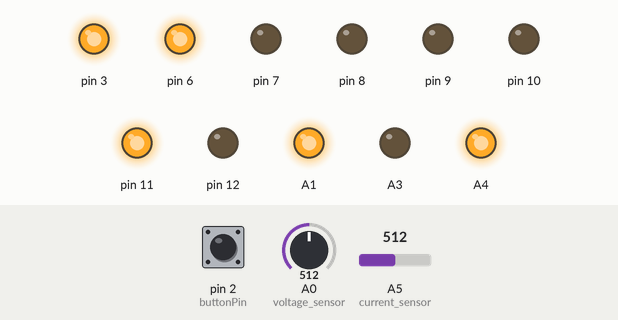
Recording of a sketch running on a simulated Arduino Uno, built with avr-gcc and run on an emulated ATmega328P. Shown: output pins drawn as LEDs (lit = HIGH). Inputs (shaded band) come from the test bench; at power-on: pin 2 (buttonPin) HIGH, A5 (current_sensor) = 512, A0 (voltage_sensor) = 512. Pins used as bus, display or sensor lines are not drawn; what the sketch prints to the serial monitor is not drawn.

Above: at 1.2 s.
1.3 s: pin 2 (buttonPin) pulled LOW for 1 s
At 3.4 s:
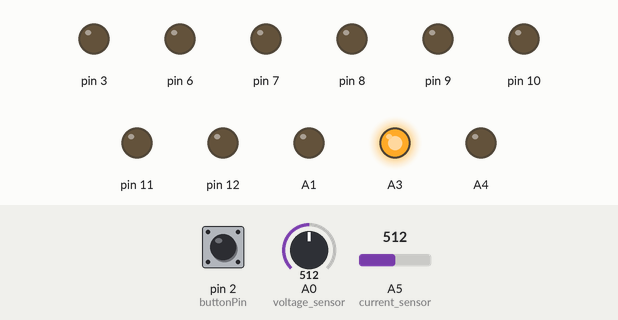
3.8 s: A5 (current_sensor) set to 516
At 5.0 s:
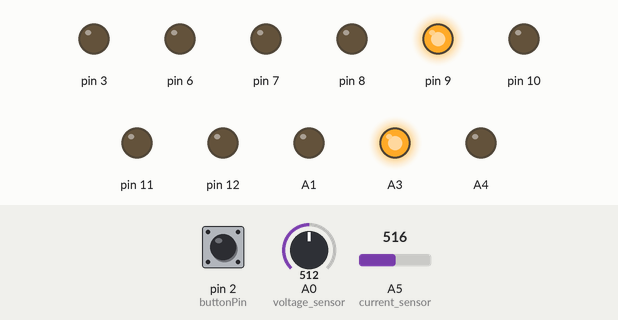
5.4 s: A5 (current_sensor) set to 716
At 6.4 s:
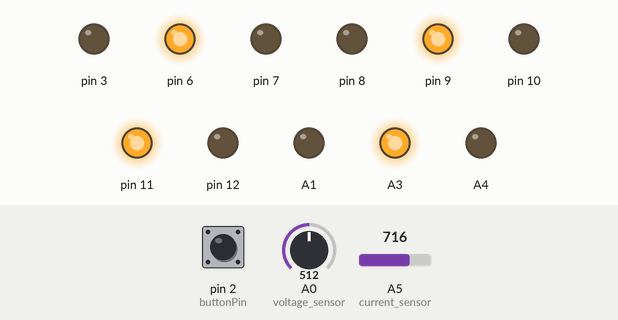
7.0 s: A5 (current_sensor) set to 712
At 7.9 s:
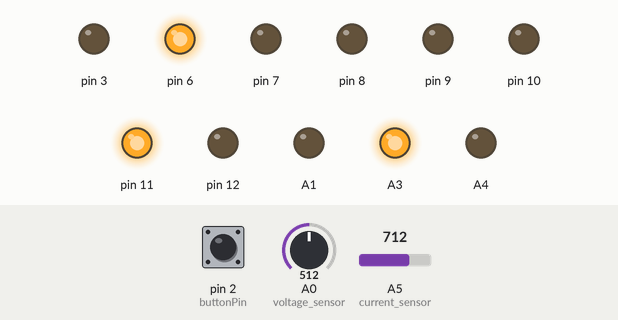
8.6 s: A5 (current_sensor) set to 900
At 9.4 s:
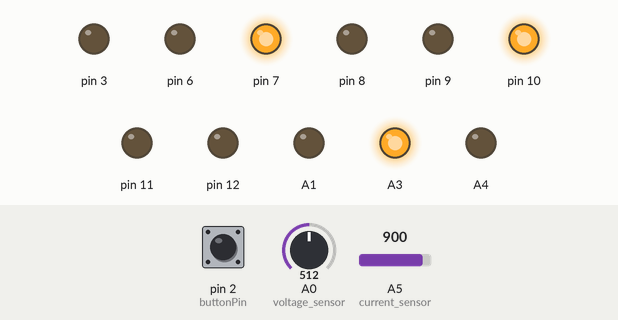
10.2 s: A5 (current_sensor) set to 896
At 10.9 s:
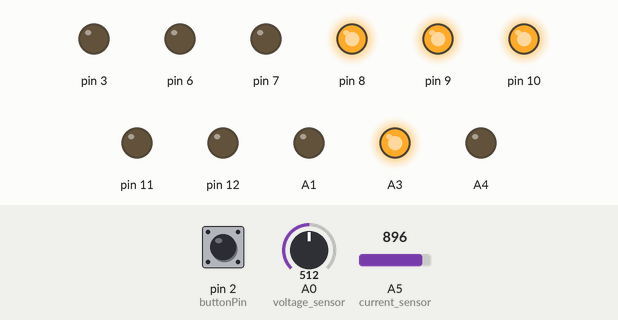
Timing chart, 0 to 12.8 s (numbered marks = the images above; inputs shaded):
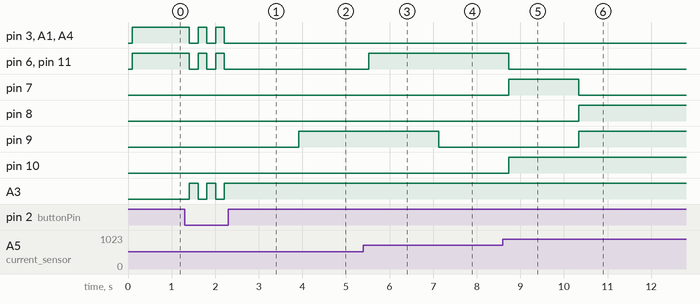

Measured:
- the behaviour switches between 515 and 516 on A5 (current_sensor) (found by bisection; images 1 and 2)
- the behaviour switches between 713 and 712 on A5 (current_sensor) (found by bisection; images 3 and 4)
- the behaviour switches between 897 and 896 on A5 (current_sensor) (found by bisection; images 5 and 6)
- after the input at 1.3 s, pin 3, pin 6, pin 11, A1, A4: alternates HIGH for 0.20 s and LOW for 0.20 s, 5 changes in all, then stays LOW, starting after 0.11 s; A3: alternates HIGH for 0.20 s and LOW for 0.20 s, 5 changes in all, then stays HIGH, starting after 0.11 s
- after the input at 3.8 s, pin 9: LOW → HIGH after 0.12 s
- after the input at 5.4 s, pin 6, pin 11: LOW → HIGH after 0.12 s
- after the input at 7.0 s, pin 9: HIGH → LOW after 0.13 s
- after the input at 8.6 s, pin 6, pin 11: HIGH → LOW after 0.14 s; pin 7, pin 10: LOW → HIGH after 0.14 s
- after the input at 10.2 s, pin 7: HIGH → LOW after 0.14 s; pin 8, pin 9: LOW → HIGH after 0.14 s

The sketch:

BMS.ino
```cpp
#include "display_seg.h"
#include <math.h>

#define voltage_sensor     A0      //Analog pin for voltage reading
#define current_sensor     A5      //Analog pin for current reading
#define buttonPin          2       //Digital pin for the push button(toggling)
#define first_segments_pin 13      //first pin for the 7segments


const float over_volt = 60;
const float over_curr = 1;

bool displayVoltage = true;
float voltage_value, current_value;
unsigned int first_digit, second_digit;

void setup() {

  Serial.begin(9600);

  pinMode(voltage_sensor, INPUT);
  pinMode(current_sensor, INPUT);
  pinMode(buttonPin,INPUT_PULLUP);
  segment_setup(first_segments_pin);  //function to intialize segments pins as outputs
}

void loop() {
  voltage_value = (((float)analogRead(voltage_sensor)) * 95 / 1023);           //calculation to get the voltage
  current_value = (((float)analogRead(current_sensor) * 5 / 1023) - 2.5) * 5;  //calculation to get the current


  if ((voltage_value >= over_volt) && (current_value >= over_curr))   //sending the status of current and voltage to dashboard section to alarm in case of over volt or current
  {
    Serial.write('Z');
    delay(100);
  }
  else if (voltage_value >= over_volt)
  {
    Serial.write('W');
    delay(100);
  }
  else if (current_value >= over_curr)
  {
    Serial.write('S');
    delay(100);
  }
  else if ((voltage_value < over_volt) && (current_value < over_curr))
  {
    Serial.write('D');
    delay(100);
  }

  if (digitalRead(buttonPin) == LOW)  // Toggle display mode when the button is pressed
  {

    displayVoltage = !displayVoltage;
    delay(100);  // Debounce delay
  }

  if (displayVoltage)  // Display either voltage or current based on the selected mode
  {
    if (voltage_value >= 10)  //display the voltage as integer when the voltage bigger than or equal to 10v
    {
      voltage_value = round(voltage_value);
      first_digit = ((int)voltage_value) / 10;
      second_digit = ((int)voltage_value) % 10;
      print_volt();                  //function to display volt
      first_segment(first_digit);    //function to display the value of first 7segment
      second_segment(second_digit);  //function to display the value of second 7segment
    } else                           //display the voltage as float when the voltage less than 10v
    {
      voltage_value = voltage_value * 10;
      first_digit = ((int)voltage_value) / 10;
      second_digit = ((int)voltage_value) % 10;
      print_volt_dot();              //function to display volt and the dot point
      first_segment(first_digit);    //function to display the value of first 7segment
      second_segment(second_digit);  //function to display the value of second 7segment
    }
  } else {
    current_value = current_value * 10;
    first_digit = ((int)current_value) / 10;
    second_digit = ((int)current_value) % 10;
    print_ampere_dot();              //function to display current and the dot point
    first_segment(first_digit);
    second_segment(second_digit);
  }

}
```

display_seg.cpp
```cpp
#include "display_seg.h"

void segment_setup(int seg)
{
  unsigned int i;
  for(i=seg ;  ((seg-i) != 8) ; i--)
  {
    pinMode(i,OUTPUT);

  }
  pinMode(A1,OUTPUT);
  pinMode(A3,OUTPUT);
  pinMode(A4,OUTPUT);
  pinMode(3,OUTPUT);
}

void number_0(int seg_index)
{
  digitalWrite(seg_index,0);
  digitalWrite(seg_index-1,0);
  digitalWrite(seg_index-2,0);
  digitalWrite(seg_index-3,0);
}
void number_1(int seg_index)
{
  digitalWrite(seg_index,1);
  digitalWrite(seg_index-1,0);
  digitalWrite(seg_index-2,0);
  digitalWrite(seg_index-3,0);
}
void number_2(int seg_index)
{
  digitalWrite(seg_index,0);
  digitalWrite(seg_index-1,1);
  digitalWrite(seg_index-2,0);
  digitalWrite(seg_index-3,0);
}
void number_3(int seg_index)
{
  digitalWrite(seg_index,1);
  digitalWrite(seg_index-1,1);
  digitalWrite(seg_index-2,0);
  digitalWrite(seg_index-3,0);
}
void number_4(int seg_index)
{
  digitalWrite(seg_index,0);
  digitalWrite(seg_index-1,0);
  digitalWrite(seg_index-2,1);
  digitalWrite(seg_index-3,0);
}
void number_5(int seg_index)
{
  digitalWrite(seg_index,1);
  digitalWrite(seg_index-1,0);
  digitalWrite(seg_index-2,1);
  digitalWrite(seg_index-3,0);
}
void number_6(int seg_index)
{
  digitalWrite(seg_index,0);
  digitalWrite(seg_index-1,1);
  digitalWrite(seg_index-2,1);
  digitalWrite(seg_index-3,0);
}
void number_7(int seg_index)
{
  digitalWrite(seg_index,1);
  digitalWrite(seg_index-1,1);
  digitalWrite(seg_index-2,1);
  digitalWrite(seg_index-3,0);
}
void number_8(int seg_index)
{
  digitalWrite(seg_index,0);
  digitalWrite(seg_index-1,0);
  digitalWrite(seg_index-2,0);
  digitalWrite(seg_index-3,1);
}
void number_9(int seg_index)
{
  digitalWrite(seg_index,1);
  digitalWrite(seg_index-1,0);
  digitalWrite(seg_index-2,0);
  digitalWrite(seg_index-3,1);
}


void first_segment(int number)
{
  if(number==0)
  {
    number_0(13);
  }
  else if(number==1)
  {
    number_1(13);
  }
  else if(number==2)
  {
    number_2(13);
  }
  else if(number==3)
  {
    number_3(13);
  }
  else if(number==4)
  {
    number_4(13);
  }
  else if(number==5)
  {
    number_5(13);
  }
  else if(number==6)
  {
    number_6(13);
  }
  else if(number==7)
  {
    number_7(13);
  }
  else if(number==8)
  {
    number_8(13);
  }
  else if(number==9)
  {
    number_9(13);
  }

}
void second_segment(int number)
{
  if(number==0)
  {
    number_0(9);
  }
  else if(number==1)
  {
    number_1(9);
  }
  else if(number==2)
  {
    number_2(9);
  }
  else if(number==3)
  {
    number_3(9);
  }
  else if(number==4)
  {
    number_4(9);
  }
  else if(number==5)
  {
    number_5(9);
  }
  else if(number==6)
  {
    number_6(9);
  }
  else if(number==7)
  {
    number_7(9);
  }
  else if(number==8)
  {
    number_8(9);
  }
  else if(number==9)
  {
    number_9(9);
  }

}

void print_ampere_dot(void)
{
  digitalWrite(A1,0);
  digitalWrite(A3,1);
  digitalWrite(A4,0);
  digitalWrite(3,0);
}
void print_volt(void)
{
  digitalWrite(A1,1);
  digitalWrite(A3,0);
  digitalWrite(A4,1);
  digitalWrite(3,1);
}
void print_volt_dot(void)
{
  digitalWrite(A1,1);
  digitalWrite(A3,0);
  digitalWrite(A4,1);
  digitalWrite(3,0);
}
```

display_seg.h
```cpp
#ifndef _DISPLAY_SEG_H
#define _DISPLAY_SEG_H

/* section: INCLUDES*/
#include "Arduino.h"

/* section: functions declarations */
void segment_setup(int seg);
void number_0(int seg_index);
void number_1(int seg_index);
void number_2(int seg_index);
void number_3(int seg_index);
void number_4(int seg_index);
void number_5(int seg_index);
void number_6(int seg_index);
void number_7(int seg_index);
void number_8(int seg_index);
void number_9(int seg_index);
void first_segment(int number);
void second_segment(int number);
void print_ampere_dot(void);
void print_volt_dot(void);
void print_volt(void);

#endif
```
